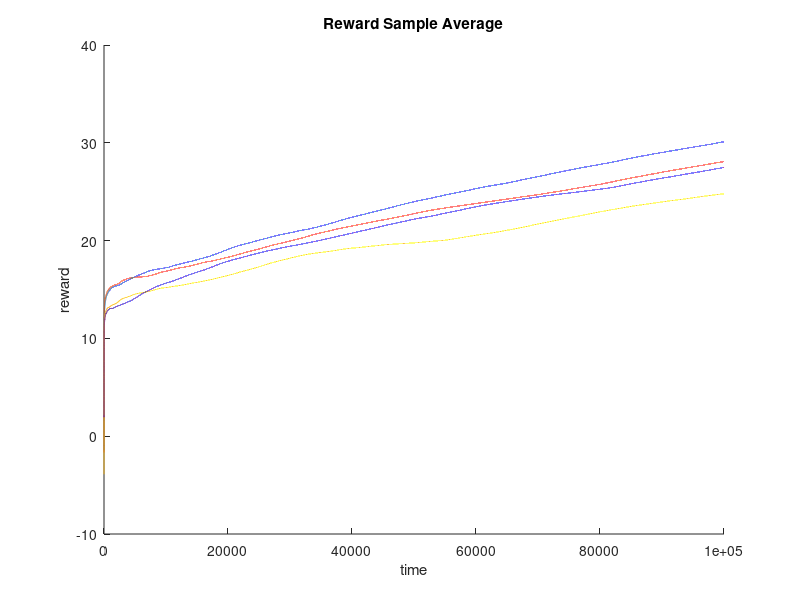
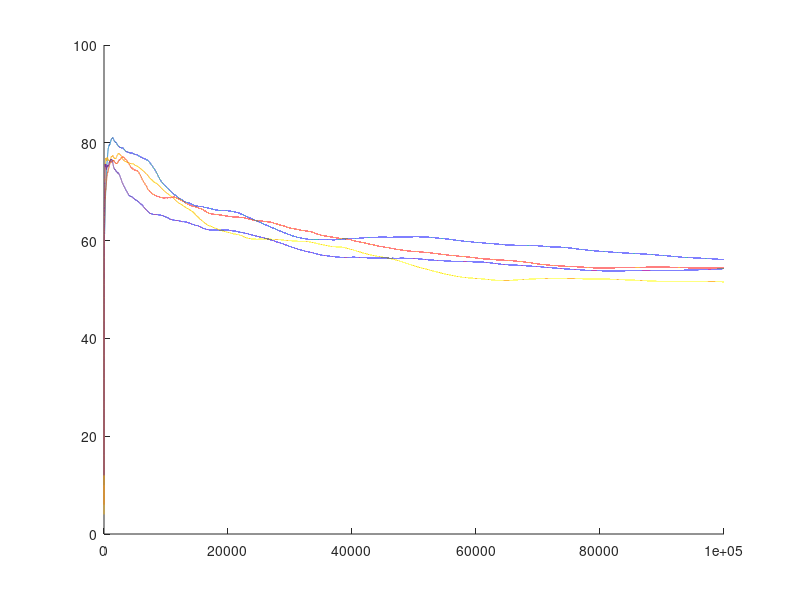

These figures' MATLAB source, in order: (Note: this script raises an error after producing the figures.)
%% Plot dei vari metodi
clc
clear
close all
set(0,'DefaultFigureWindowStyle','docked')

%% Sample average method graphs for different value of epsilon
load 003sample_average_data.mat R_avg BA_array
figure(1);
hold on;
plot(1:length(R_avg),R_avg);
figure(2);
hold on;
plot(1:length(R_avg),BA_array);

load 005sample_average_data.mat R_avg BA_array
figure(1);
hold on;
plot(1:length(R_avg),R_avg);
figure(2);
hold on;
plot(1:length(R_avg),BA_array);

load 01sample_average_data.mat R_avg BA_array
figure(1);
hold on;
plot(1:length(R_avg),R_avg);
figure(2);
hold on;
plot(1:length(R_avg),BA_array);

load 015sample_average_data.mat R_avg BA_array
figure(1);
hold on;
plot(1:length(R_avg),R_avg);
figure(2);
hold on;
plot(1:length(R_avg),BA_array);

figure(1)
title("Reward Sample Average")
xlabel("time")
ylabel("reward")
legend(char(949) + "= 0.03", char(949) + "= 0.05", char(949) + "= 0.10", char(949) + "= 0.15")
figure(2)
title("Quality Sample Average")
xlabel("time")
ylabel("% best actions")
legend(char(949) + "= 0.03", char(949) + "= 0.05", char(949) + "= 0.10", char(949) + "= 0.15")

%% Constant step size method graphs for different value of epsilon
load 003constant_stp_size_data.mat R_avg BA_array
figure(3);
hold on;
plot(1:length(R_avg),R_avg);
figure(4);
hold on;
plot(1:length(R_avg),BA_array);

load 005constant_stp_size_data.mat R_avg BA_array
figure(3);
hold on;
plot(1:length(R_avg),R_avg);
figure(4);
hold on;
plot(1:length(R_avg),BA_array);

load 01constant_stp_size_data.mat R_avg BA_array
figure(3);
hold on;
plot(1:length(R_avg),R_avg);
figure(4);
hold on;
plot(1:length(R_avg),BA_array);

load 015constant_stp_size_data.mat R_avg BA_array
figure(3);
hold on;
plot(1:length(R_avg),R_avg);
figure(4);
hold on;
plot(1:length(R_avg),BA_array);

figure(3)
title("Reward Constant Step Size")
xlabel("time")
ylabel("reward")
legend(char(949) + "= 0.03", char(949) + "= 0.05", char(949) + "= 0.10", char(949) + "= 0.15")
figure(4)
title("Quality Constant Step Size")
xlabel("time")
ylabel("% best actions")
legend(char(949) + "= 0.03", char(949) + "= 0.05", char(949) + "= 0.10", char(949) + "= 0.15")

%% UCB method graphs for different value of c
load 05UCB_data.mat R_avg BA_array
figure(5);
hold on;
plot(1:length(R_avg),R_avg);
figure(6);
hold on;
plot(1:length(R_avg),BA_array);

load 07UCB_data.mat R_avg BA_array
figure(5);
hold on;
plot(1:length(R_avg),R_avg);
figure(6);
hold on;
plot(1:length(R_avg),BA_array);

load 1UCB_data.mat R_avg BA_array
figure(5);
hold on;
plot(1:length(R_avg),R_avg);
figure(6);
hold on;
plot(1:length(R_avg),BA_array);

load 10UCB_data.mat R_avg BA_array
figure(5);
hold on;
plot(1:length(R_avg),R_avg);
figure(6);
hold on;
plot(1:length(R_avg),BA_array);

load 15UCB_data.mat R_avg BA_array
figure(5);
hold on;
plot(1:length(R_avg),R_avg);
figure(6);
hold on;
plot(1:length(R_avg),BA_array);

load 18UCB_data.mat R_avg BA_array
figure(5);
hold on;
plot(1:length(R_avg),R_avg);
figure(6);
hold on;
plot(1:length(R_avg),BA_array);

figure(5)
title("Reward UCB")
xlabel("time")
ylabel("reward")
legend("c = 05", "c = 07", "c = 1", "c = 10", "c = 15", "c = 18")
figure(6)
title("Quality UCB")
xlabel("time")
ylabel("% best actions")
legend("c = 05", "c = 07", "c = 1", "c = 10", "c = 15", "c = 18")


%% Confronto
load 003sample_average_data.mat R_avg BA_array
figure(7);
hold on;
plot(1:length(R_avg),R_avg);
figure(8);
hold on;
plot(1:length(R_avg),BA_array);

load 003constant_stp_size_data.mat R_avg BA_array
figure(7);
hold on;
plot(1:length(R_avg),R_avg);
figure(8);
hold on;
plot(1:length(R_avg),BA_array);

load 15UCB_data.mat R_avg BA_array
figure(7);
hold on;
plot(1:length(R_avg),R_avg);
figure(8);
hold on;
plot(1:length(R_avg),BA_array);

load preferences_gradient_data.mat R_avg BA_array
figure(7);
hold on;
plot(1:length(R_avg),R_avg);
figure(8);
hold on;
plot(1:length(R_avg),BA_array);

figure(7);
title("Reward")
xlabel("time");
ylabel("average reward");
legend("Sample average", "Constant step size", "UCB", "Preferences gradient");
figure(8);
title("Quality")
xlabel("time");
ylabel("percentage best action");
legend("Sample average", "Constant step size", "UCB", "Preferences gradient");

%% Confronto stazionario , senza random walks nelle medie
load 003sample_average_data_cost.mat R_avg BA_array
figure(9);
hold on;
plot(1:length(R_avg),R_avg);
figure(10);
hold on;
plot(1:length(R_avg),BA_array);

load 003constant_stp_size_data_cost.mat R_avg BA_array
figure(9);
hold on;
plot(1:length(R_avg),R_avg);
figure(10);
hold on;
plot(1:length(R_avg),BA_array);

load 15UCB_data_cost.mat R_avg BA_array
figure(9);
hold on;
plot(1:length(R_avg),R_avg);
figure(10);
hold on;
plot(1:length(R_avg),BA_array);

load preferences_gradient_data_cost.mat R_avg BA_array
figure(9);
hold on;
plot(1:length(R_avg),R_avg);
figure(10);
hold on;
plot(1:length(R_avg),BA_array);

figure(9);
title("Reward")
xlabel("time");
ylabel("average reward");
legend("Sample average", "Constant step size", "UCB", "Preferences gradient");
figure(10);
title("Quality")
xlabel("time");
ylabel("percentage best action");
legend("Sample average", "Constant step size", "UCB", "Preferences gradient");

%% Confronto senza episodi
load 003sample_average_data_p.mat R_avg BA_array
figure(11);
hold on;
plot(1:length(R_avg),R_avg);
figure(12);
hold on;
plot(1:length(R_avg),BA_array);

load 003constant_stp_size_data_p.mat R_avg BA_array
figure(11);
hold on;
plot(1:length(R_avg),R_avg);
figure(12);
hold on;
plot(1:length(R_avg),BA_array);

load 15UCB_data_p.mat R_avg BA_array
figure(11);
hold on;
plot(1:length(R_avg),R_avg);
figure(12);
hold on;
plot(1:length(R_avg),BA_array);

load preferences_gradient_data_p.mat R_avg BA_array
figure(11);
hold on;
plot(1:length(R_avg),R_avg);
figure(12);
hold on;
plot(1:length(R_avg),BA_array);

figure(11);
title("Reward")
xlabel("time");
ylabel("average reward");
legend("Sample average", "Constant step size", "UCB", "Preferences gradient");
figure(12);
title("Quality")
xlabel("time");
ylabel("percentage best action");
legend("Sample average", "Constant step size", "UCB", "Preferences gradient");

%% Confronto riducendo random walks
load 1sample_average.mat R_avg BA_array
figure(13);
hold on;
plot(1:length(R_avg),R_avg);
figure(14);
hold on;
plot(1:length(R_avg),BA_array);

load 1stp_size.mat R_avg BA_array
figure(13);
hold on;
plot(1:length(R_avg),R_avg);
figure(14);
hold on;
plot(1:length(R_avg),BA_array);

load 1ucb.mat R_avg BA_array
figure(13);
hold on;
plot(1:length(R_avg),R_avg);
figure(14);
hold on;
plot(1:length(R_avg),BA_array);

load 1pref.mat R_avg BA_array
figure(13);
hold on;
plot(1:length(R_avg),R_avg);
figure(14);
hold on;
plot(1:length(R_avg),BA_array);

figure(13);
title("Reward")
xlabel("time");
ylabel("average reward");
legend("Sample average", "Constant step size", "UCB", "Preferences gradient");
figure(14);
title("Quality")
xlabel("time");
ylabel("percentage best action");
legend("Sample average", "Constant step size", "UCB", "Preferences gradient");

% %%  q = q + 0.1*normrnd(0,10,1,10);
% load 1.mat R_avg BA_array
% figure(15);
% hold on;
% plot(1:length(R_avg),R_avg);
% figure(16);
% hold on;
% plot(1:length(R_avg),BA_array);
% 
% load 4.mat R_avg BA_array
% figure(15);
% hold on;
% plot(1:length(R_avg),R_avg);
% figure(16);
% hold on;
% plot(1:length(R_avg),BA_array);
% 
% load 2.mat R_avg BA_array
% figure(15);
% hold on;
% plot(1:length(R_avg),R_avg);
% figure(16);
% hold on;
% plot(1:length(R_avg),BA_array);
% 
% load 3.mat R_avg BA_array
% figure(15);
% hold on;
% plot(1:length(R_avg),R_avg);
% figure(16);
% hold on;
% plot(1:length(R_avg),BA_array);
% 
% figure(15);
% title("Reward")
% xlabel("time");
% ylabel("average reward");
% legend("Sample average", "Constant step size", "UCB", "Preferences gradient");
% figure(16);
% title("Quality")
% xlabel("time");
% ylabel("percentage best action");
% legend("Sample average", "Constant step size", "UCB", "Preferences gradient");